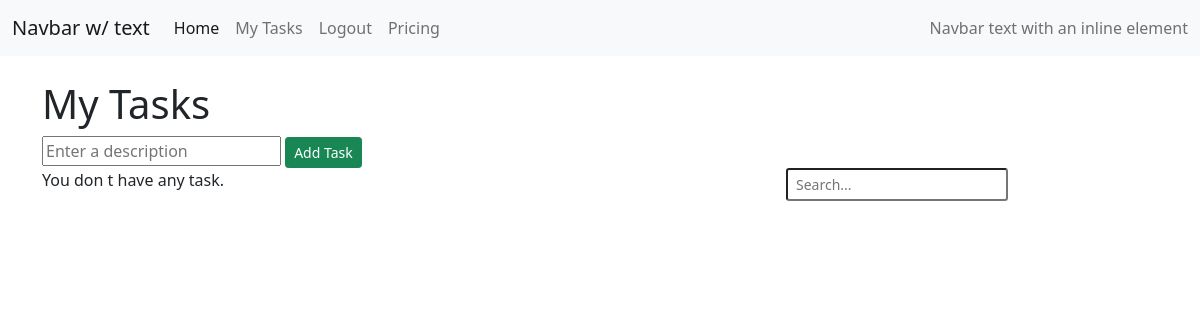
The app's page /tasks/ (signed in), older data.
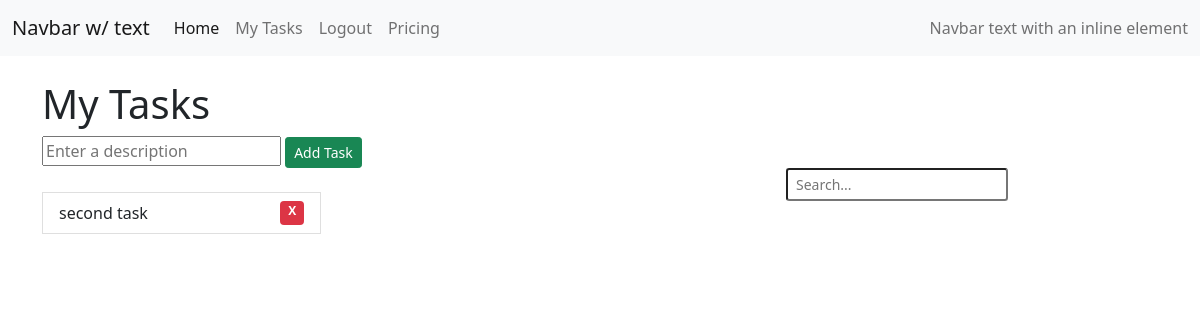
The same page, newer data.
### firsttuto/models.py (models this page shows, shortened)
class UserTask(models.Model):
    user = models.ForeignKey(User,on_delete=models.CASCADE)
    task = models.ForeignKey(Task,on_delete=models.CASCADE)
    order = models.PositiveSmallIntegerField()
    class Meta:
        ordering = ['order']

class Task(models.Model):
    description = models.CharField(max_length=128)
    users = models.ManyToManyField(User,related_name='tasks', through='UserTask')
    class Meta:
        ordering = [Lower('description')]

### firsttuto/views.py (the view)
# urls.py: path('tasks/',views.TaskList.as_view(),name='task-list'),
class TaskList(LoginRequiredMixin,ListView):
    login_url = '/login/'
    template_name = 'task/tasks.html'
    model = Task
    context_object_name = 'tasks'
    def get_queryset(self):
        return UserTask.objects.filter(user=self.request.user).order_by('order')

### firsttuto/templates/task/tasks.html (shortened to what this page needs)
{% extends 'base.html' %}
{% block content %}
<h1>My Tasks</h1>
<form hx-post="{% url 'add-task' %}" hx-target="#task-list">
    <input type="text" name="taskdescription" placeholder="Enter a description"/>
    <button type="submit" class="btn btn-success btn-sm">Add Task</button>
</form>
<div id="task-list" class="d-flex justify-content-between">
    {% include 'task/task-list.html' %}
</div>
{% endblock content %}

### firsttuto/templates/base.html (shortened to what this page needs)
{% load static %}
<!DOCTYPE html>
<html lang="fr">
<head>
    <link rel="stylesheet" href="{% static 'css/style.css' %}">
    <link href="https://cdn.jsdelivr.net/npm/bootstrap@5.0.2/dist/css/bootstrap.min.css" rel="stylesheet">
</head>
<body hx-headers='{"X-CSRFToken": "{{ csrf_token }}"}'>
    {% include 'navbar.html' %}
    <div class="container mt-4">
        {% block content %}
        {% endblock %}
    </div>
</body>
</html>

### firsttuto/templates/navbar.html (shortened to what this page needs)
<nav class="navbar navbar-expand-lg navbar-light bg-light">
    <div class="container-fluid">
      <a class="navbar-brand" href="#">Navbar w/ text</a>
      <div class="collapse navbar-collapse" id="navbarText">
        <ul class="navbar-nav me-auto mb-2 mb-lg-0">
          <li class="nav-item">
            <a class="nav-link active" aria-current="page" href="{% url 'index' %}">Home</a>
          </li>
          {% if user.is_authenticated %}
          <li class="nav-item">
            <a class="nav-link" href="{% url 'task-list' %}">My Tasks</a>
          </li>
          <li class="nav-item">
            <a class="nav-link" href="{% url 'logout' %}">Logout</a>
          </li>
          {% endif %}
          <li class="nav-item">
            <a class="nav-link" href="#">Pricing</a>
          </li>
        </ul>
        <span class="navbar-text">
          Navbar text with an inline element
        </span>
      </div>
    </div>
  </nav>

### firsttuto/templates/task/task-list.html (shortened to what this page needs)
<section class="col-6">
{% if tasks %}
<form class="sortable list-group col-6" hx-post="{% url 'sort' %}" hx-trigger="end" hx-target="#task-list">
    {% for task in tasks %}
    <div>
        <li class="list-group-item d-flex justify-content-between">{{ task.task.description }}
            <span class="badge bg-danger"
            style="cursor:pointer;"
            hx-delete="{% url 'delete-task' task.pk %}"
            hx-target="#task-list"
            hx-confirm="Delete this task ?">X</span>
        </li>
    </div>
    {% endfor %}
</form>
{% else %}
<p>You don t have any task.</p>
{% endif %}
</section>
<section class="col-4 justify-content-end">
    {% include 'task/search.html' %}
</section>

### firsttuto/templates/task/search.html (shortened to what this page needs)
<form>
    <input
        type="text"
        placeholder="Search..."
        name="search"
        hx-post="{% url 'search-task' %}"
        hx-target="#results"
        hx-trigger="keyup changed delay:500ms"
        class="form-control-sm mr-2"
    />
</form>

Row changes from the older to the newer data that the page shows:
added UserTask: task.description "second task"
Text that changed along with them:
text no longer shown: "You don t have any task."
